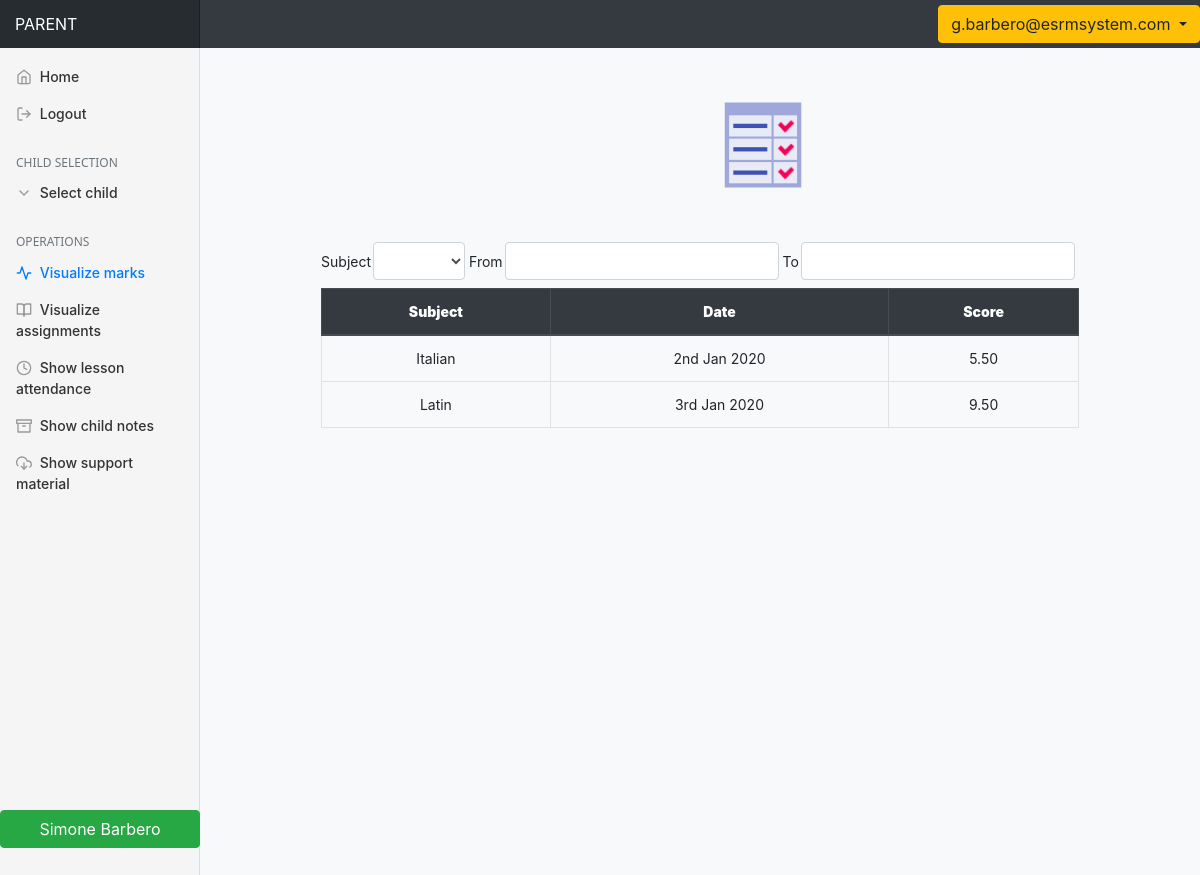
The app's page /marks.php (signed in) with its own data.
### tables this page shows
CREATE TABLE IF NOT EXISTS `MARK` (
  `StudentSSN` char(16) NOT NULL,
  `SubjectID` int(11) NOT NULL,
  `Date` date NOT NULL,
  `Class` char(2) NOT NULL,
  `Score` decimal(5,2) NOT NULL,
  PRIMARY KEY (`StudentSSN`,`SubjectID`,`Date`),
  KEY `SubjectID` (`SubjectID`),
  KEY `MARK_ibfk_2` (`Class`)
);

CREATE TABLE IF NOT EXISTS `SUBJECT` (
  `ID` int(11) NOT NULL AUTO_INCREMENT,
  `Name` varchar(50) NOT NULL,
  `HoursPerWeek` int(11) NOT NULL,
  PRIMARY KEY (`ID`)
);

### public/utility.php (called while the page is built, shortened)
<?php
function connect_to_db($ini_path_test='') {
    $ini_path = '../config/database/database.ini';
    $db = parse_ini_file($ini_path);
    $user = $db['user'];
    $pass = $db['pass'];
    $name = $db['name'];
    $host = $db['host'];
    $conn = mysqli_connect($host, $user, $pass, $name);
    if($conn){
        $conn->set_charset("utf8");
    }
    return $conn;
}
function get_roles_per_user($username, $ini_path=''){
    $roles_query = "SELECT UserType\n" .
                   "FROM USER_TYPE UT, USER U\n" .
                   "WHERE UT.SSN=U.SSN AND U.Email=?";
    $db_con = connect_to_db($ini_path);
    $roles_prep = mysqli_prepare($db_con, $roles_query);
    if(!mysqli_stmt_bind_param($roles_prep, "s", $username)){
        die('Error in binding parameters for roles_prep.'."\n");
    }
    if(!mysqli_stmt_execute($roles_prep)){
        die('Error in executing roles query. Check database error:<br>'.mysqli_error($db_con));
    }
    $roles_res = mysqli_stmt_get_result($roles_prep);
    $roles = array();
    while($row = mysqli_fetch_array($roles_res, MYSQLI_ASSOC)){
        $roles[] = $row['UserType'];
    }
    return $roles;
}
function get_children_of_parent($parentUsername, $ini_path=''){
    $con = connect_to_db($ini_path);
    $children_query = "SELECT C.SSN, C.Name, C.Surname\n" .
                      "FROM CHILD C, USER P\n" .
                      "WHERE (SSNParent1=P.SSN OR SSNParent2=P.SSN) AND P.Email=?";
    $children_prep = mysqli_prepare($con, $children_query);
    if(!mysqli_stmt_bind_param($children_prep, "s", $parentUsername)){
        die('Error in binding parameters to children_prep.'."\n");
    }
    if(!mysqli_stmt_execute($children_prep)){
        die('Error in executing children query. Database error:<br>'.mysqli_error($con));
    }
    $children_res = mysqli_stmt_get_result($children_prep);
    $children_data = array();
    while($row = mysqli_fetch_array($children_res, MYSQLI_ASSOC)){
        $fields = array("SSN" => $row['SSN'], "Name" => $row['Name'], "Surname" => $row['Surname']);
        $children_data[] = $fields;
    }
    return $children_data;
}
function get_scores_per_child_and_date($childSSN, $startDate, $endDate, $ini_path=''){
    $con = connect_to_db($ini_path);
    $marks_query = "SELECT Name, Date, Score\n" .
                    "FROM MARK M, SUBJECT S\n" .
                    "WHERE M.SubjectID=S.ID AND StudentSSN=? AND Date>=str_to_date(?,'%Y-%m-%d') AND Date<=str_to_date(?,'%Y-%m-%d')\n" .
                    "ORDER BY Date";
    $marks_prep = mysqli_prepare($con, $marks_query);
    if(!mysqli_stmt_bind_param($marks_prep, "sss", $childSSN, $startDate, $endDate)){
        die('Error in binding paramters to marks_prep.'."\n");
    }
    if(!mysqli_stmt_execute($marks_prep)){
        die('Error in executing marks query. Database error:<br>'.mysqli_error($con));
    }
    $marks_res = mysqli_stmt_get_result($marks_prep);
    $scores = array();
    while($row = mysqli_fetch_array($marks_res, MYSQLI_ASSOC)){
        $fields = array("Subject" => $row['Name'], "Date" => $row['Date'], "Score" => $row['Score']);
        $scores[] = $fields;
    }
    return $scores;
}
function get_list_of_subjects($childSSN, $ini_path=''){
    $con = connect_to_db($ini_path);
    $subjects_query = "SELECT DISTINCT(Name)\n" .
                      "FROM MARK M, SUBJECT S\n" .
                      "WHERE M.SubjectID=S.ID AND StudentSSN=?\n" .
                      "ORDER BY Name";
    $subjects_prep = mysqli_prepare($con, $subjects_query);
    if(!mysqli_stmt_bind_param($subjects_prep, "s", $childSSN)){
        die('Error in binding paramters to marks_prep.'."\n");
    }
    if(!mysqli_stmt_execute($subjects_prep)){
        die('Error in executing marks query. Database error:<br>'.mysqli_error($con));
    }
    $subjects_res = mysqli_stmt_get_result($subjects_prep);
    $subjects = array();
    while($row = mysqli_fetch_array($subjects_res, MYSQLI_ASSOC)){
        $subjects[] = $row['Name'];
    }
    return $subjects;
}
?>

### public/marks.php (the view, shortened to what this page needs)
<?php
require_once('utility.php');
$children = get_children_of_parent($_SESSION['mySession']);
?>
<!DOCTYPE html>
<html lang="en">
<head>
  <?php include("includes/head.php"); ?>
  <link href="css/dashboard.css" rel="stylesheet" type="text/css">
  <link href="css/responsive.css" rel="stylesheet" type="text/css">
  <link rel='stylesheet' type="text/css" href="https://cdnjs.cloudflare.com/ajax/libs/bootstrap-datepicker/1.9.0/css/bootstrap-datepicker.min.css">
  <link rel="stylesheet" type="text/css" href="css/lecture_rec.css">
  <link rel="stylesheet" type="text/css" href="css/w3.css">
</head>
<body class="marksPage">
  <?php include("includes/user_header.php"); ?>
  <div class="container-fluid" style="height: 100%; margin-top:48px">
    <div class="row row-offcanvas row-offcanvas-left" style="height: 100%">
    <?php include("includes/dashboard_parent.php"); ?>
<div class="col main formContainer text-center bg-light">
  <main role="main" class="form-record">
    <div class="form-record">
    <form id="visualizeMarksImg" class="col-md-9 ml-sm-auto col-lg-10 pt-3 px-4">
        <img class="mb-4" src="images/icons/mark_visual.png" alt="" width="102" height="102">
    </form>
    <form action="return false;" id="filters" class="form-inline">
        <div class="form-group mb-2">
            <label class="filterLabel" for="subjectSelection">Subject</label>
            <select class="form-control" id="subjectSelection" name="subjectSelection">
            <option></option>
            <?php
                $subjects = get_list_of_subjects($_SESSION['child']);
                foreach($subjects as $subject){
                    echo "<option>" . $subject . "</option>\n";
                }
            ?>
            </select>
        </div>
        <div class="form-group mb-2">
            <label class="filterLabel" for="startDateSelection">From</label>
            <input type="text" class="form-control date-selection" id='startDateSelection' name='startDateSelection'>
        </div>
        <div class="form-group mb-2">
            <label class="filterLabel" for="endDateSelection">To</label>
            <input type="text" class="container form-control date-selection" id='endDateSelection'>
        </div>
    </div>
    <div>
    <table class="table table-bordered" id="marks_table">
        <thead class="thead-dark">
        <tr>
            <th id="subject"><strong>Subject</strong></th>
            <th id="date"><strong>Date</strong></th>
            <th id="score"><strong>Score</strong></th>
        </tr>
        </thead>
        <tbody>
        <?php
            if(isset($_SESSION['child'])){
                $scores = get_scores_per_child_and_date($_SESSION['child'], date('Y-m-d', time()-365*24*60*60), date('Y-m-d'));
                foreach($scores as $score){
                    $date = date('jS M Y', strtotime($score['Date']));
                    $date_js = date('d/m/Y', strtotime($date));
                    echo '<tr data-subject="' . $score['Subject'] . '" data-date="' . $date_js . '">'."\n";
                    echo "<td>" . $score['Subject'] . "</td>\n";
                    echo '<td>' . $date . "</td>\n";
                    echo "<td>" . $score['Score'] . "</td>\n";
                    echo "</tr>\n";
                }
            }
        ?>
        </tbody>
    </table>
    </div>
  </main>
</div>
</body>
</html>

### public/includes/head.php (shortened to what this page needs)
<link href="css/bootstrap-4.3.1-dist/css/bootstrap.min.css" rel="stylesheet">
<link href="css/sticky-footer-navbar.css" rel="stylesheet">
<link href="css/main.css" rel="stylesheet" type="text/css">

### public/includes/user_header.php (shortened to what this page needs)
<header>
    <nav class="navbar navbar-dark fixed-top bg-dark flex-nowrap p-0">
        <a class="navbar-brand col-sm-3 col-md-2 mr-0" href=<?php
        if(isset($_SESSION['myUserType'])) {
            if($_SESSION['myUserType'] == 'PARENT')
                echo 'user_parent.php';
        }?>>
            <?php
                echo $_SESSION['myUserType'];
            ?>
        </a>
        <?php
            $roles = get_roles_per_user($_SESSION['mySession']);
            if(count($roles) > 1){
        ?>
        <div class="dropdown ml-auto">
			<a id="dRoles" role="button" data-toggle="dropdown" href="#">
			<button type="button" class="btn btn-warning dropdown-toggle" id="username" value="<?php echo $_SESSION['mySession']; ?>">
            <?php echo $_SESSION['mySession']; ?>
            </button>
			</a>
        </div>
        <?php
            }
        ?>
    </nav>
</header>

### public/includes/dashboard_parent.php (shortened to what this page needs)
<div class="col-md-3 col-lg-2 sidebar-offcanvas pl-0" role="navigation" id="sidebar">
    <ul class="nav flex-column mb-2">
        <li class="nav-item">
        <a id="homeNavig" class="nav-link active" href="user_parent.php">
            <span data-feather="home"></span>
            Home <span class="sr-only">(current)</span>
        </a>
        </li>
        <li class="nav-item">
        <a class="nav-link" href="logout.php">
            <span data-feather="log-out"></span>
            Logout
        </a>
        </li>
    </ul>
<?php
if(isset($_SESSION['child'])){
?>
    <h6 class="sidebar-heading d-flex justify-content-between align-items-center px-3 mt-4 mb-1 text-muted">
        <span>Child selection</span>
    </h6>
    <ul class="nav flex-column mb-2">
    <li class="nav-item dropdown-toggle liDropdown" id="dropMenu">
            <a id='' class="nav-link sideDropdown" href="#pageSubmenu" data-toggle="collapse" aria-expanded="false">
                <span id="arrowDownDropdown" data-feather="chevron-down"></span>
                Select child
            </a>
        </li>
    </ul>
    <h6 class="sidebar-heading d-flex justify-content-between align-items-center px-3 mt-4 mb-1 text-muted">
        <span>Operations</span>
    </h6>
    <ul class="nav flex-column mb-2">
        <li class="nav-item">
        <a class="nav-link" href="marks.php" id="marks_dashboard">
            <span data-feather="activity"></span>
            Visualize marks
        </a>
        </li>
        <li class="nav-item">
            <a class="nav-link" href="topic_visualization.php" id="topic_dashboard">
                <span data-feather="book-open"></span>
                Visualize assignments
            </a>
        </li>
        <li class="nav-item">
            <a class="nav-link" href="student_attendance.php" id="attendance_dashboard">
                <span data-feather="clock"></span>
                Show lesson attendance
            </a>
        </li>
        <li class="nav-item">
            <a class="nav-link" href="show_child_notes.php" id="notes_dashboard">
                <span data-feather="archive"></span>
                Show child notes
            </a>
        </li>
        <li class="nav-item">
            <a class="nav-link" href="show_support_material.php" id="support_material_dashboard">
                <span data-feather="download-cloud"></span>
                Show support material
            </a>
        </li>
    </ul>
    <div class="col-md3" style="position: relative; top: 300px">
        <div id="selectedChild" class="btn btn-static"><?php echo $_SESSION['ACTIVE_CHILD']; ?></div>
    </div>
<?php
}
?>
</div>

### public/css/sticky-footer-navbar.css (style rules this page uses)
html { position: relative; min-height: 100%; }

### public/css/main.css (style rules this page uses)
.btn-static { color: #fff; background-color: #28a745; border: 1px solid #28a745; cursor: default; }
.liDropdown::after { display: none; }
#selectedChild { width: 100%; }
.filterLabel { margin-right: 2px; }
#visualizeMarksImg { margin-bottom: 22px; }

### public/css/dashboard.css (style rules this page uses)
body { font-size: .875rem; }
.feather { width: 16px; height: 16px; vertical-align: text-bottom; }
.sidebar-offcanvas { z-index: 100; padding: 0; box-shadow: inset -1px 0 0 rgba(0, 0, 0, .1); }
.sidebar-offcanvas .nav-link { font-weight: 500; color: #333; }
.sidebar-offcanvas .nav-link .feather { margin-right: 4px; color: #999; }
.sidebar-offcanvas .nav-link.active { color: #007bff; }
.sidebar-offcanvas .nav-link:hover .feather, .sidebar-offcanvas .nav-link.active .feather { color: inherit; }
.sidebar-heading { font-size: .75rem; text-transform: uppercase; }
.navbar-brand { padding-top: .75rem; padding-bottom: .75rem; font-size: 1rem; background-color: rgba(0, 0, 0, .25); box-shadow: inset -1px 0 0 rgba(0, 0, 0, .25); }

### public/css/responsive.css (style rules this page uses)
body, html { height:100%; background-color: #f5f5f5; }
#sidebar { background-color: #f5f5f5; }
#homeNavig { margin-top: 10px; }
.container-fluid { height: 100%; margin-top: 48px; }
.nav .dropdown-toggle { white-space: inherit; }

### public/css/lecture_rec.css (style rules this page uses)
html { background-color: #f5f5f5; }
.formContainer { display: -ms-flexbox; display: -webkit-box; display: flex; -ms-flex-align: center; -ms-flex-pack: center; -webkit-box-align: center; -webkit-box-pack: center; justify-content: center; padding-top: 30px; padding-bottom: 30px; background-color: #f5f5f5; }
#subjectSelection { margin-right: 4px; }
#startDateSelection { margin-right: 4px; }
#endDateSelection { margin-right: 4px; }

### public/css/w3.css (style rules this page uses)
html { box-sizing:border-box }
*,*:before,*:after { box-sizing:inherit }
html { -ms-text-size-adjust:100%;-webkit-text-size-adjust:100% }
body { margin:0 }
article,aside,details,figcaption,figure,footer,header,main,menu,nav,section { display:block }
a { background-color:transparent }
b,strong { font-weight:bolder }
img { border-style:none }
button,input,select,textarea,optgroup { font:inherit;margin:0 }
button,input { overflow:visible }
button,select { text-transform:none }
button,[type=button],[type=reset],[type=submit] { -webkit-appearance:button }
html { overflow-x:hidden }
h6 { font-size:16px }
h1,h2,h3,h4,h5,h6 { font-family:"Segoe UI",Arial,sans-serif;font-weight:400;margin:10px 0 }
img { vertical-align:middle }
a { color:inherit }

### records on screen
mark: SubjectID.Name "Italian", Date "2nd Jan 2020", Score "5.50"
mark: SubjectID.Name "Latin", Date "3rd Jan 2020", Score "9.50"

### other values on screen
$_SESSION['myUserType'] "PARENT"
$_SESSION['mySession'] "g.barbero@esrmsystem.com"
$_SESSION['ACTIVE_CHILD'] "Simone Barbero"
